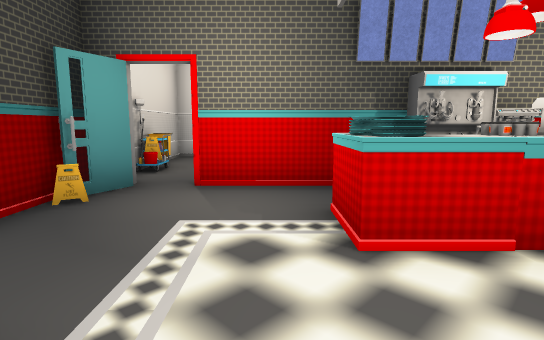
[1] (above)

24 first-person views from a walk through a Unity game level. The camera is 1.2 m above the floor, tilts 8° down and sees 80° across. The floor is counted in squares, 1 m on a side. Each view is taken from the middle of a square. On the plan, view 1 faces up. The plan holds only what a view shows up to about 14 squares ahead; the rest is blank. The player character is not drawn. Door leaves are left out, so doorways stand open. Some surface patterns are stand-ins.

[2]
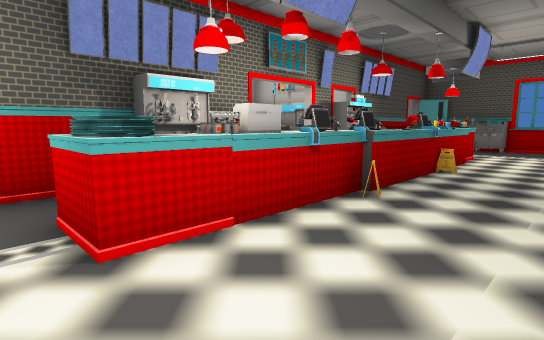

[3]
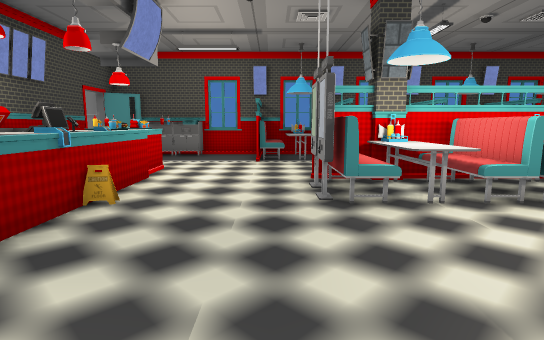

[4]
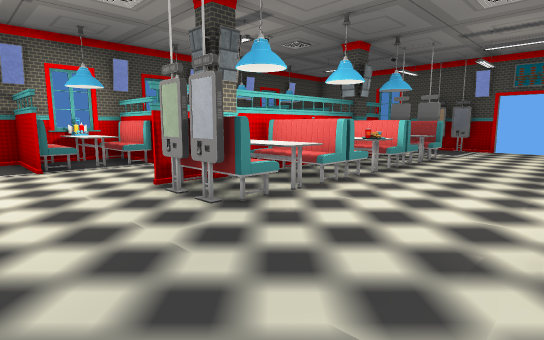

[5]
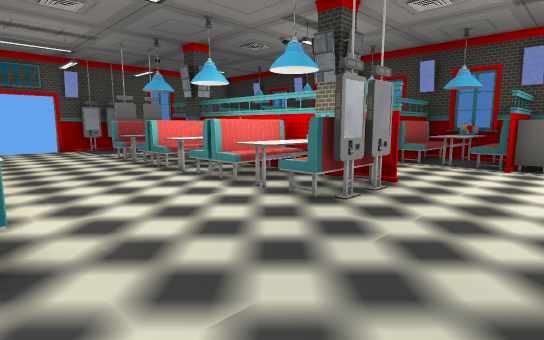

[6]
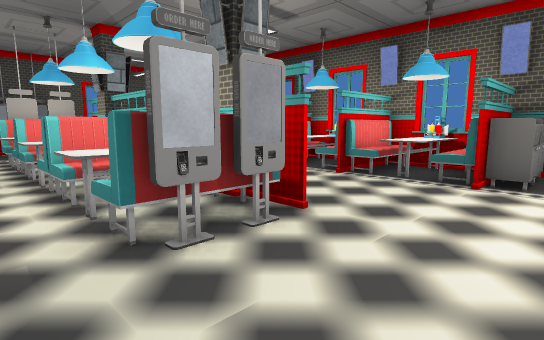

[7]
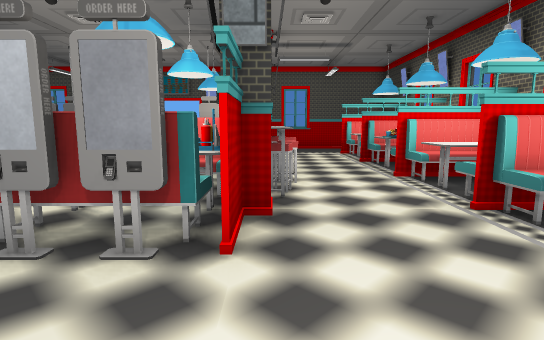

[8]
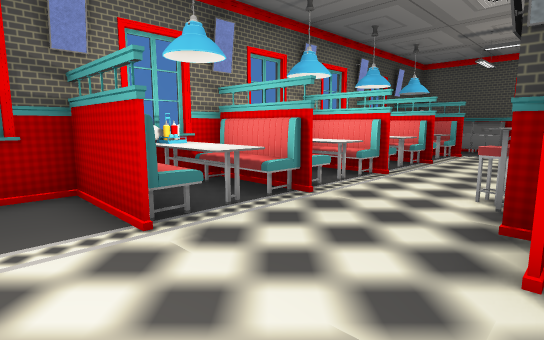

[9]
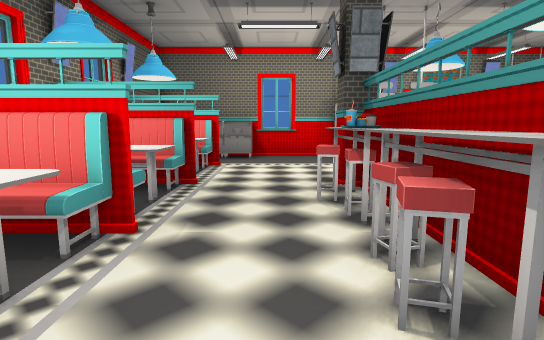

[10]
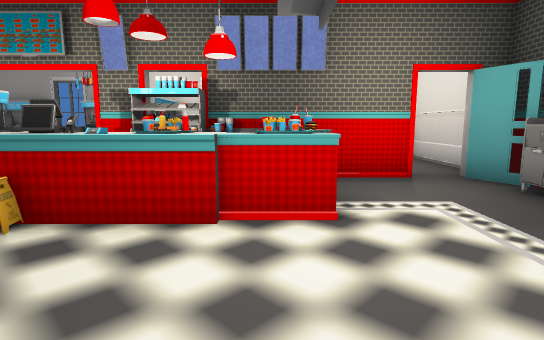

[11]
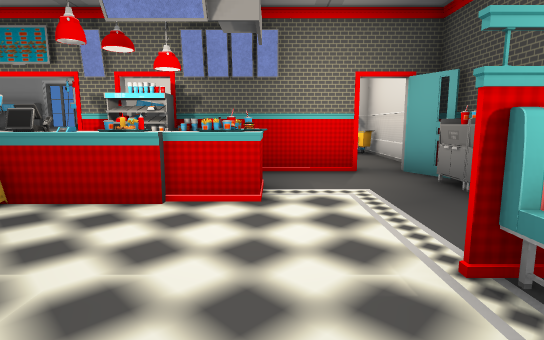

[12]
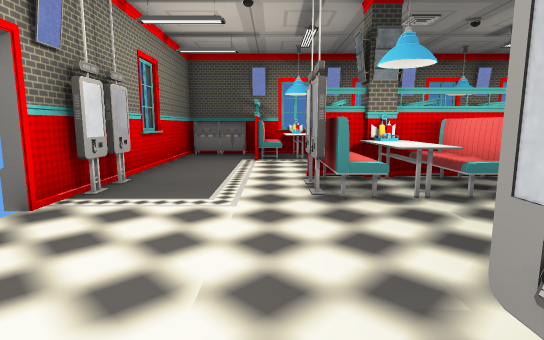

[13]
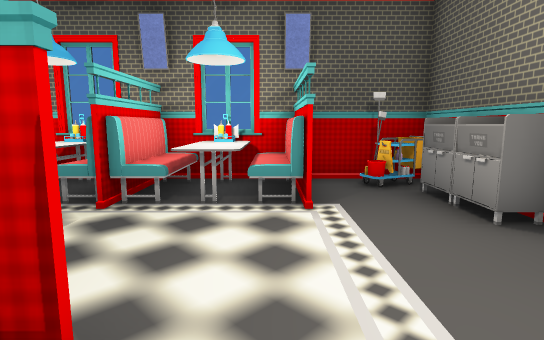

[14]
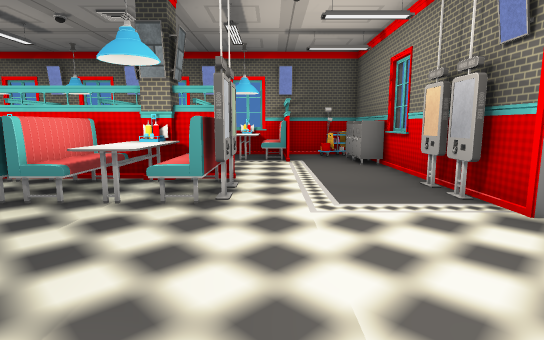

[15]
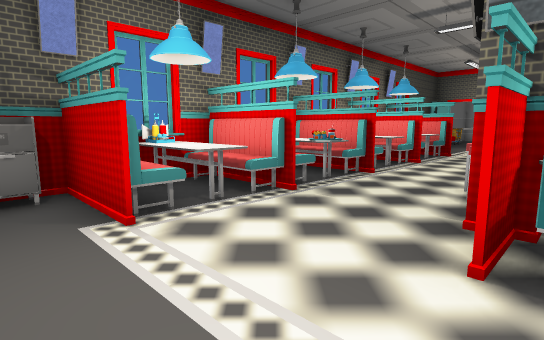

[16]
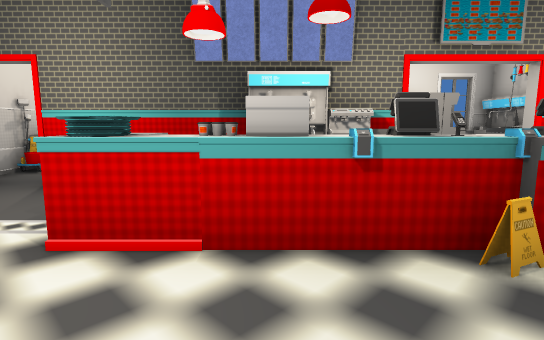

[17]
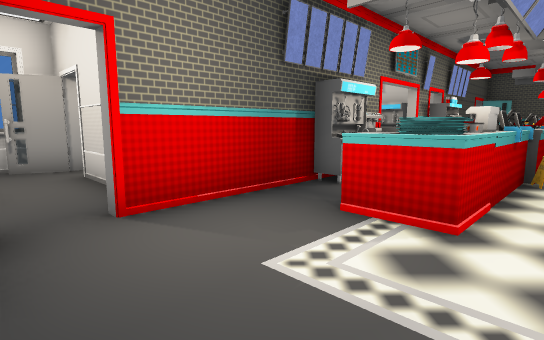

[18]
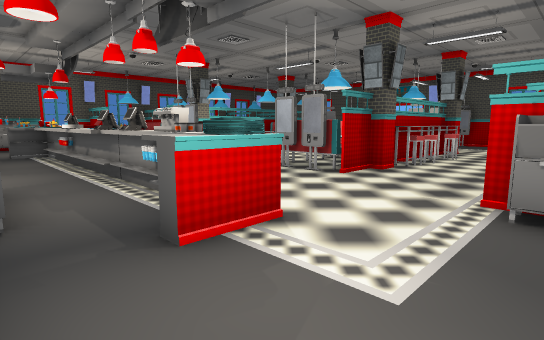

[19]
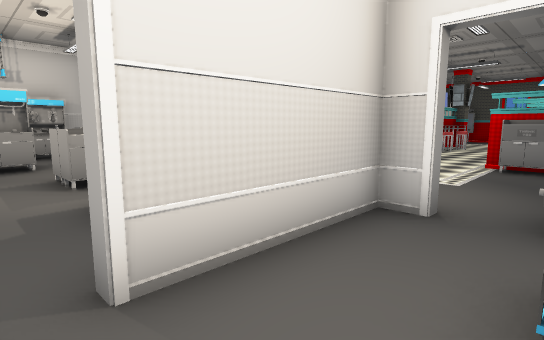

[20]
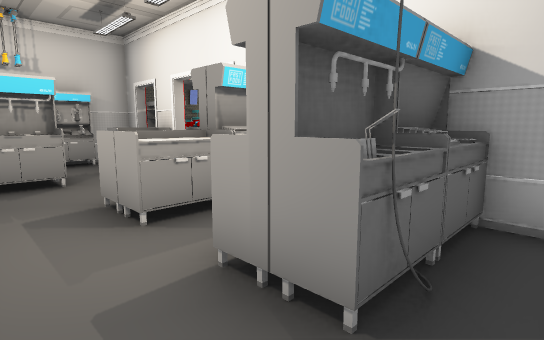

[21]
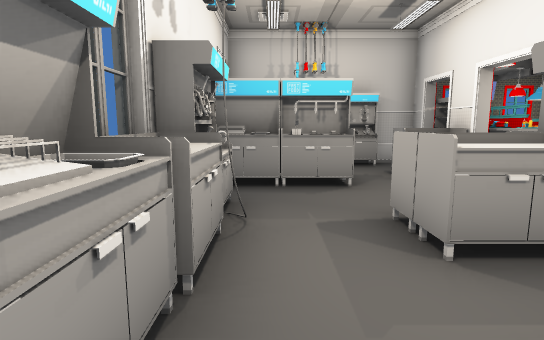

[22]
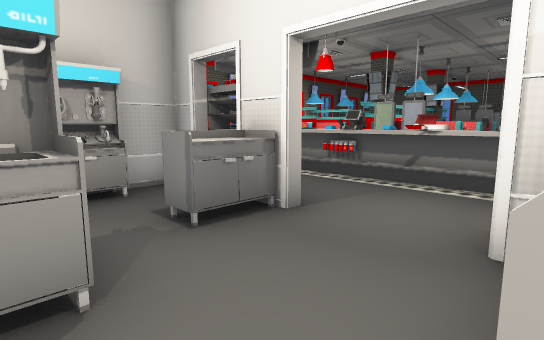

[23]
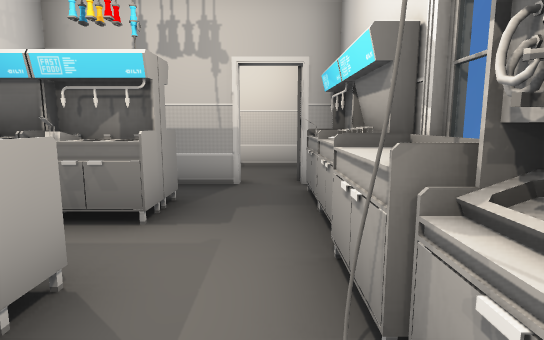

[24]
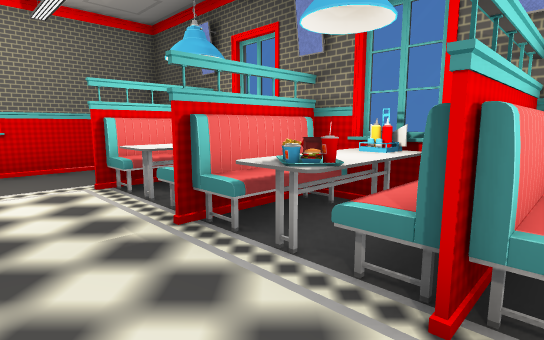

### Floor plan
Key: @ floor where view 1 was taken; # wall or solid block; . floor; D open door; = window, fence, low wall or low ledge; ^ raised ledge; M machine; C counter; U cup; H chair; T table; L column; O other object.
Columns run from 4 left of view 1 to 17 right of it. Each row starts with its distance up from view 1.
 13   #    ###
 12 ####OO##O#######     #
 11 #........O.##OOO     O
 10 #..#.......OOOO#    .#
  9 #^.#.OO.OO.....#    .#
  8 #..#.## ##..OO.#    .#
  7 ##.#######..OO.#    .#
  6 ##.#####MM..##OOO###.#
  5 #O...................#
  4 #....COCCCCCCCCCCC...O
  3  ....CUOCCCCCCCCCC...O
  2  ....................#
  1 #OOO.................#
  0 #HHH@..............HH#
 -1 #TTT..###H...###...TT#
 -2 #HHH..#THH...HH#...HH#
 -3 #HHH..LTTT...TT#T..HH#
 -4 #OTT..HHHH...HH#H..TT
 -5 #HHH..H HH...HH#H..HH#
 -6 #HHH..H TT...TT#T..HH#
 -7 #TTT..OHHH...HH#H..TT#
 -8 #HHH..TTHH...HH#T..HH#
 -9 #HHH..LTHH...HHLT..HH#
-10 #TTT..##HH...#H#...TT#
-11 #HHH...............HH#
-12 #O...................#
-13 #O...................#
-14 #O###=####DDD####=OOOO
-15    ####  #  ## #####

Positions as (right, up) in squares from view 1, and headings:
1: (0, 0), facing up
2: (0, 0), facing up-right
3: (4, 0), facing right
4: (5, 2), facing down-right
5: (9, 2), facing down-left
6: (6, 2), facing down-left
7: (2, 2), facing down
8: (11, 2), facing down-right
9: (13, -2), facing down
10: (12, -1), facing up
11: (13, -2), facing up
12: (10, -11), facing left
13: (10, -11), facing right
14: (4, -11), facing right
15: (3, -13), facing up-left
16: (3, 0), facing up
17: (-3, 2), facing up-right
18: (-2, 6), facing down-right
19: (-3, 11), facing down-right
20: (0, 11), facing down-right
21: (1, 11), facing right
22: (5, 10), facing down-right
23: (6, 11), facing left
24: (1, -5), facing down-left
